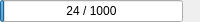
<?xml version="1.0" encoding="UTF-8"?>
<ui version="4.0">
 <class>ProgressWidget</class>
 <widget class="QWidget" name="ProgressWidget">
  <property name="geometry">
   <rect>
    <x>0</x>
    <y>0</y>
    <width>200</width>
    <height>20</height>
   </rect>
  </property>
  <layout class="QHBoxLayout" name="horizontalLayout">
   <property name="spacing">
    <number>5</number>
   </property>
   <property name="margin">
    <number>0</number>
   </property>
   <item>
    <widget class="QProgressBar" name="progressBar">
     <property name="maximum">
      <number>1000</number>
     </property>
     <property name="value">
      <number>24</number>
     </property>
     <property name="format">
      <string>%v / %m</string>
     </property>
    </widget>
   </item>
   <item>
    <widget class="QPushButton" name="stopButton">
     <property name="sizePolicy">
      <sizepolicy hsizetype="Fixed" vsizetype="Fixed">
       <horstretch>0</horstretch>
       <verstretch>0</verstretch>
      </sizepolicy>
     </property>
     <property name="maximumSize">
      <size>
       <width>12</width>
       <height>12</height>
      </size>
     </property>
     <property name="baseSize">
      <size>
       <width>12</width>
       <height>12</height>
      </size>
     </property>
     <property name="icon">
      <iconset resource="../openscad.qrc">
       <normaloff>:/icons/stopbutton.png</normaloff>:/icons/stopbutton.png</iconset>
     </property>
     <property name="iconSize">
      <size>
       <width>12</width>
       <height>12</height>
      </size>
     </property>
     <property name="flat">
      <bool>true</bool>
     </property>
    </widget>
   </item>
  </layout>
 </widget>
 <resources>
  <include location="../openscad.qrc"/>
 </resources>
 <connections/>
</ui>
